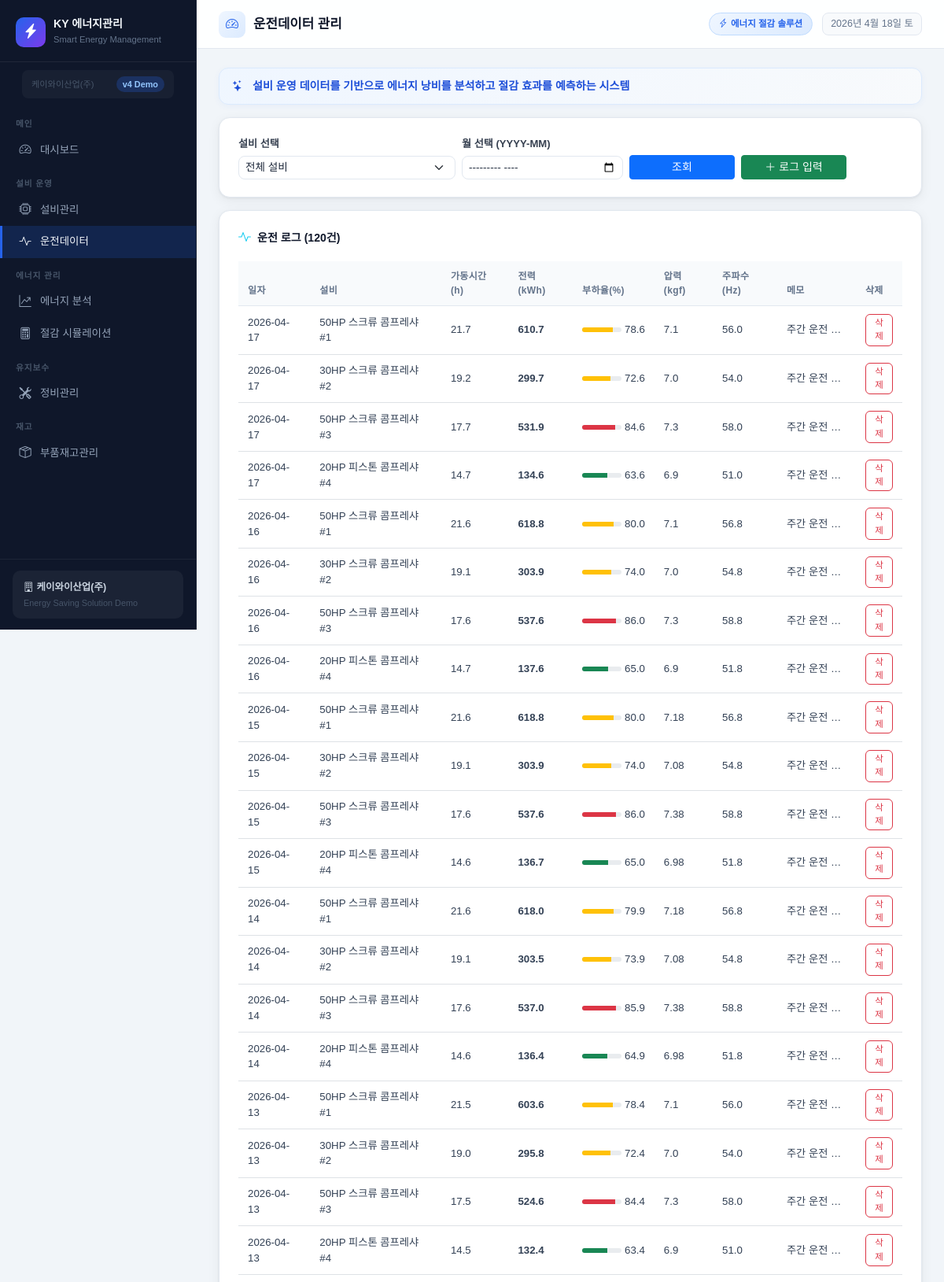
Page /operation/ (upper part) on the committed database.
### models.py (models this page shows)
class OperationLog(db.Model):
    __tablename__ = 'operation_logs'
    id           = db.Column(db.Integer, primary_key=True)
    equipment_id = db.Column(db.Integer, db.ForeignKey('equipments.id'), nullable=False)
    log_date     = db.Column(db.Date, nullable=False)
    run_hours    = db.Column(db.Float)   # 가동시간(h)
    power_kwh    = db.Column(db.Float)   # 전력사용량(kWh)
    load_rate    = db.Column(db.Float)   # 부하율(%)
    pressure     = db.Column(db.Float)   # 압력(kgf/cm²)
    frequency    = db.Column(db.Float)   # 주파수(Hz)
    memo         = db.Column(db.Text)
    created_at   = db.Column(db.DateTime, default=datetime.utcnow)

class Equipment(db.Model):
    __tablename__ = 'equipments'
    id           = db.Column(db.Integer, primary_key=True)
    company_id   = db.Column(db.Integer, db.ForeignKey('companies.id'), nullable=True)
    name         = db.Column(db.String(100), nullable=False)
    model        = db.Column(db.String(100))
    horsepower   = db.Column(db.Float)           # HP
    rated_power  = db.Column(db.Float)           # kW
    install_loc  = db.Column(db.String(100))
    status       = db.Column(db.String(20), default='가동중')  # 가동중/정지/점검중
    install_date = db.Column(db.Date)
    memo         = db.Column(db.Text)
    created_at   = db.Column(db.DateTime, default=datetime.utcnow)
    op_logs      = db.relationship('OperationLog', backref='equipment', lazy=True)
    maint_logs   = db.relationship('MaintenanceLog', backref='equipment', lazy=True)
    energy_data  = db.relationship('EnergyAnalysis', backref='equipment', lazy=True)

### routes/operation.py (the view)
@operation_bp.route('/')
def index():
    eq_id  = request.args.get('eq_id', type=int)
    month  = request.args.get('month', '')
    q = OperationLog.query
    if eq_id:
        q = q.filter_by(equipment_id=eq_id)
    if month:
        q = q.filter(OperationLog.log_date.like(f'{month}%'))
    logs = q.order_by(OperationLog.log_date.desc()).all()
    equipments = Equipment.query.order_by(Equipment.name).all()
    return render_template('operation/index.html',
                           logs=logs, equipments=equipments,
                           eq_id=eq_id, month=month)

### templates/operation/index.html (shortened to what this page needs)
{% extends 'base.html' %}
{% block page_title %}운전데이터 관리{% endblock %}
{% block content %}
<div class="card-box mb-3">
  <form method="get" class="row g-2 align-items-end">
    <div class="col-md-4">
      <label class="form-label">설비 선택</label>
      <select name="eq_id" class="form-select form-select-sm">
        <option value="">전체 설비</option>
      </select>
    </div>
    <div class="col-md-3">
      <label class="form-label">월 선택 (YYYY-MM)</label>
      <input type="month" name="month" class="form-control form-control-sm" value="{{ month }}">
    </div>
    <div class="col-md-2">
      <button type="submit" class="btn btn-primary btn-sm w-100">조회</button>
    </div>
    <div class="col-md-2">
      <a href="/operation/new" class="btn btn-success btn-sm w-100"><i class="bi bi-plus-lg me-1"></i>로그 입력</a>
    </div>
  </form>
</div>
<div class="card-box">
  <div class="card-title"><i class="bi bi-activity text-info"></i> 운전 로그 ({{ logs|length }}건)</div>
  <div class="table-responsive">
    <table class="table table-hover table-clean mb-0">
      <thead>
        <tr>
          <th>일자</th><th>설비</th><th>가동시간(h)</th><th>전력(kWh)</th>
          <th>부하율(%)</th><th>압력(kgf)</th><th>주파수(Hz)</th><th>메모</th><th>삭제</th>
        </tr>
      </thead>
      <tbody>
        {% for log in logs %}
        <tr>
          <td>{{ log.log_date }}</td>
          <td>{{ log.equipment.name if log.equipment else '-' }}</td>
          <td>{{ log.run_hours }}</td>
          <td><strong>{{ log.power_kwh }}</strong></td>
          <td>
            <div class="d-flex align-items-center gap-1">
              <div class="progress" style="width:50px;height:6px;">
                <div class="progress-bar {% if log.load_rate and log.load_rate>80 %}bg-danger{% elif log.load_rate and log.load_rate>65 %}bg-warning{% else %}bg-success{% endif %}"
                     style="width:{{ log.load_rate or 0 }}%"></div>
              </div>
              {{ log.load_rate }}
            </div>
          </td>
          <td>{{ log.pressure }}</td>
          <td>{{ log.frequency }}</td>
          <td style="max-width:100px; overflow:hidden; text-overflow:ellipsis; white-space:nowrap;">{{ log.memo or '' }}</td>
          <td>
            <form action="/operation/{{ log.id }}/delete" method="post" onsubmit="return confirm('삭제?');">
              <button class="btn btn-xs btn-outline-danger" style="font-size:.72rem;padding:2px 6px;">삭제</button>
            </form>
          </td>
        </tr>
        {% else %}
        <tr><td colspan="9" class="text-center text-muted py-4">데이터가 없습니다.</td></tr>
        {% endfor %}
      </tbody>
    </table>
  </div>
</div>
{% endblock %}

### templates/base.html (style rules this page uses)
:root { --primary: #2563eb; --primary-dark: #1d4ed8; --success: #059669; --warning: #d97706; --danger: #dc2626; --purple: #7c3aed; --cyan: #0891b2; --sidebar-bg: #0f172a; --sidebar-w: 250px; --topbar-h: 62px; --card-radius: 14px; --card-shadow: 0 1px 3px rgba(0,0,0,.06), 0 4px 16px rgba(0,0,0,.06); --card-border: #e2e8f0; }
*, *::before, *::after { box-sizing: border-box; }
html, body { height: 100%; }
body { background: #f1f5f9; font-family: 'Noto Sans KR', sans-serif; font-size: 14px; color: #1e293b; }
.card-box { background: #fff; border-radius: var(--card-radius); border: 1px solid var(--card-border); box-shadow: var(--card-shadow); padding: 22px 24px; }
.card-title { font-size: .88rem; font-weight: 700; color: #0f172a; margin-bottom: 18px; display: flex; align-items: center; gap: 8px; }
.card-title i { font-size: 1rem; }
.table-clean th { font-size: .75rem; color: #64748b; font-weight: 700; background: #f8fafc; letter-spacing: .03em; border-bottom: 1px solid #e2e8f0; padding: 10px 12px; }
.table-clean td { font-size: .83rem; vertical-align: middle; padding: 10px 12px; color: #334155; }
.form-label { font-size: .82rem; font-weight: 600; color: #374151; margin-bottom: 5px; }
.form-control, .form-select { border-color: #e2e8f0; border-radius: 8px; font-size: .85rem; color: #1e293b; transition: border-color .15s, box-shadow .15s; }

### rows in the picture
OperationLog: log_date "2026-04-17", equipment "50HP 스크류 콤프레샤 #1", run_hours "21.7", power_kwh "610.7", load_rate "78.6", pressure "7.1", frequency "56.0", memo "주간 운전…"
OperationLog: log_date "2026-04-17", equipment "30HP 스크류 콤프레샤 #2", run_hours "19.2", power_kwh "299.7", load_rate "72.6", pressure "7.0", frequency "54.0", memo "주간 운전…"
OperationLog: log_date "2026-04-17", equipment "50HP 스크류 콤프레샤 #3", run_hours "17.7", power_kwh "531.9", load_rate "84.6", pressure "7.3", frequency "58.0", memo "주간 운전…"
OperationLog: log_date "2026-04-17", equipment "20HP 피스톤 콤프레샤 #4", run_hours "14.7", power_kwh "134.6", load_rate "63.6", pressure "6.9", frequency "51.0", memo "주간 운전…"
OperationLog: log_date "2026-04-16", equipment "50HP 스크류 콤프레샤 #1", run_hours "21.6", power_kwh "618.8", load_rate "80.0", pressure "7.1", frequency "56.8", memo "주간 운전…"
OperationLog: log_date "2026-04-16", equipment "30HP 스크류 콤프레샤 #2", run_hours "19.1", power_kwh "303.9", load_rate "74.0", pressure "7.0", frequency "54.8", memo "주간 운전…"
OperationLog: log_date "2026-04-16", equipment "50HP 스크류 콤프레샤 #3", run_hours "17.6", power_kwh "537.6", load_rate "86.0", pressure "7.3", frequency "58.8", memo "주간 운전…"
OperationLog: log_date "2026-04-16", equipment "20HP 피스톤 콤프레샤 #4", run_hours "14.7", power_kwh "137.6", load_rate "65.0", pressure "6.9", frequency "51.8", memo "주간 운전…"
OperationLog: log_date "2026-04-15", equipment "50HP 스크류 콤프레샤 #1", run_hours "21.6", power_kwh "618.8", load_rate "80.0", pressure "7.18", frequency "56.8", memo "주간 운전…"
OperationLog: log_date "2026-04-15", equipment "30HP 스크류 콤프레샤 #2", run_hours "19.1", power_kwh "303.9", load_rate "74.0", pressure "7.08", frequency "54.8", memo "주간 운전…"
OperationLog: log_date "2026-04-15", equipment "50HP 스크류 콤프레샤 #3", run_hours "17.6", power_kwh "537.6", load_rate "86.0", pressure "7.38", frequency "58.8", memo "주간 운전…"
OperationLog: log_date "2026-04-15", equipment "20HP 피스톤 콤프레샤 #4", run_hours "14.6", power_kwh "136.7", load_rate "65.0", pressure "6.98", frequency "51.8", memo "주간 운전…"
OperationLog: log_date "2026-04-14", equipment "50HP 스크류 콤프레샤 #1", run_hours "21.6", power_kwh "618.0", load_rate "79.9", pressure "7.18", frequency "56.8", memo "주간 운전…"
OperationLog: log_date "2026-04-14", equipment "30HP 스크류 콤프레샤 #2", run_hours "19.1", power_kwh "303.5", load_rate "73.9", pressure "7.08", frequency "54.8", memo "주간 운전…"
OperationLog: log_date "2026-04-14", equipment "50HP 스크류 콤프레샤 #3", run_hours "17.6", power_kwh "537.0", load_rate "85.9", pressure "7.38", frequency "58.8", memo "주간 운전…"
OperationLog: log_date "2026-04-14", equipment "20HP 피스톤 콤프레샤 #4", run_hours "14.6", power_kwh "136.4", load_rate "64.9", pressure "6.98", frequency "51.8", memo "주간 운전…"
OperationLog: log_date "2026-04-13", equipment "50HP 스크류 콤프레샤 #1", run_hours "21.5", power_kwh "603.6", load_rate "78.4", pressure "7.1", frequency "56.0", memo "주간 운전…"
OperationLog: log_date "2026-04-13", equipment "30HP 스크류 콤프레샤 #2", run_hours "19.0", power_kwh "295.8", load_rate "72.4", pressure "7.0", frequency "54.0", memo "주간 운전…"
OperationLog: log_date "2026-04-13", equipment "50HP 스크류 콤프레샤 #3", run_hours "17.5", power_kwh "524.6", load_rate "84.4", pressure "7.3", frequency "58.0", memo "주간 운전…"
OperationLog: log_date "2026-04-13", equipment "20HP 피스톤 콤프레샤 #4", run_hours "14.5", power_kwh "132.4", load_rate "63.4", pressure "6.9", frequency "51.0", memo "주간 운전…"

### other values in the picture
{{ logs|length }} "120"
